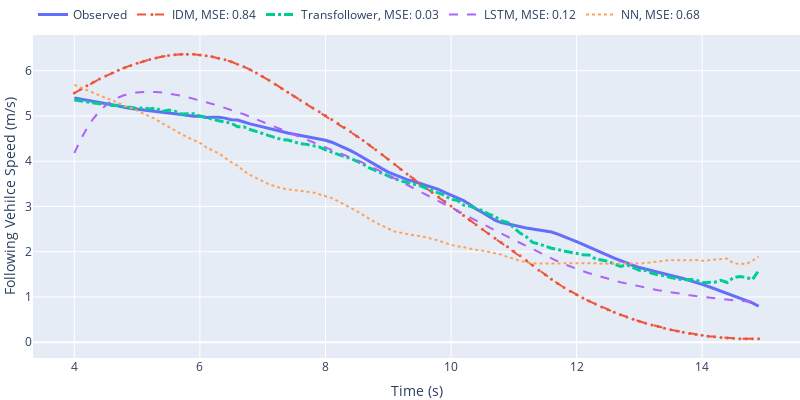
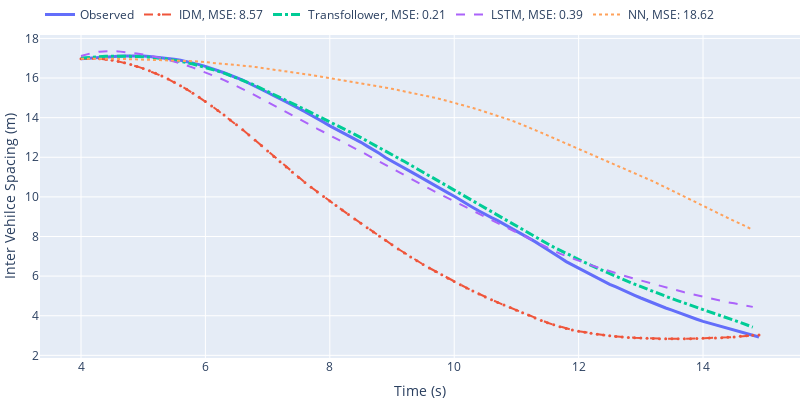
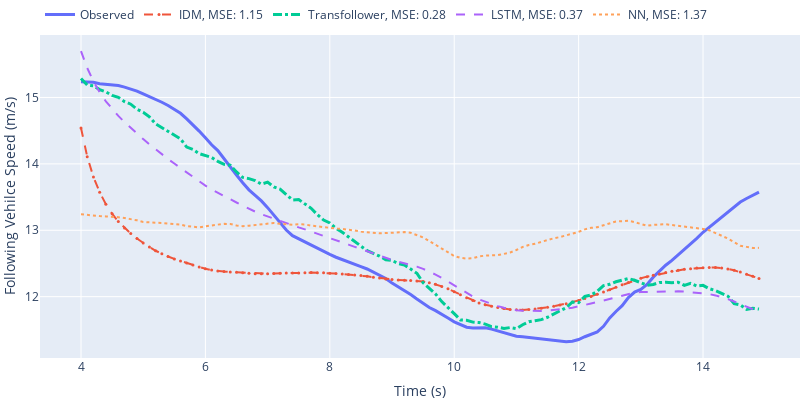
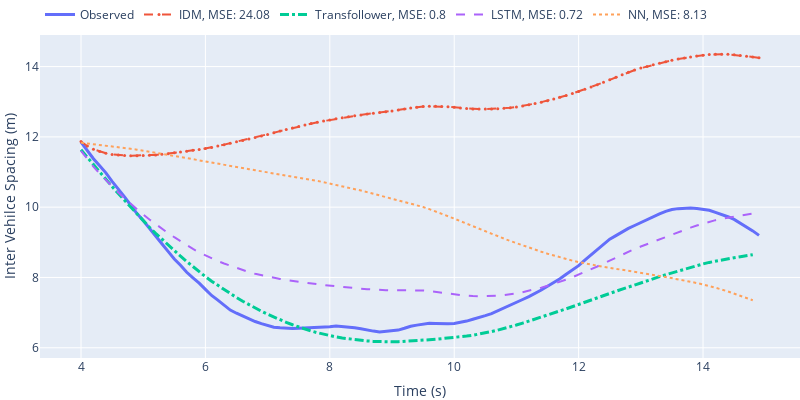

Here is the notebook cell these charts were saved with, in order:
### Markdown cell above
# plotly

### Code cell
model_names = [ 'transfollower', 'lstm', 'nn']
data_names = ['SH']

calibration_res = sio.loadmat('IDM/IDM_SH_transformer.mat')
para = calibration_res['bestX'][0]

WD = 3
OPACITY = 1

name_dict = {
    'nn': 'NN',
    'transfollower':'Transfollower',
    'lstm':'LSTM'    
}

dash_mode = {
    'nn':'dot',
    'transfollower':'dashdot',
    'lstm':'dash'
}

for data_name in data_names:
    _,_, IDM_loader = get_data(data_name = data_name, shuffle = False, batch_size = 1)
    
    # 1, 34 are good
    for batch_num in [1,34]:
    
        fig_speed = go.Figure()
        fig_spacing = go.Figure()

        for i, item in enumerate(IDM_loader):
            if i == batch_num:
                event = item['all'][0]
                svSpd_obs, spacing_obs, lvSpd_obs, svSpd_sim, spacing_sim = IDM_sim(para, event, context = settings.SEQ_LEN)
                IDM_spd_error = criterion(torch.tensor(svSpd_obs), torch.tensor(svSpd_sim)) 
                IDM_spacing_error = criterion(torch.tensor(spacing_obs), torch.tensor(spacing_sim))
                break

        time = (np.arange(len(svSpd_obs)) + settings.SEQ_LEN)/10  

        fig_speed.add_trace(go.Scatter(x = time, y = svSpd_obs, 
                                       name = 'Observed', mode = 'lines', 
                                       opacity = OPACITY, line = dict(width = WD))) 

        fig_speed.add_trace(go.Scatter(x = time, y = svSpd_sim, opacity = OPACITY,
                                       name = f'IDM, MSE: {np.round(IDM_spd_error.item(),2)}', 
                                       mode ='lines+markers',
                                       marker = dict(size = 3), line = dict(dash ='dash', width = WD-1) ))

        fig_spacing.add_trace(go.Scatter(x = time, y = spacing_obs, 
                                       name = 'Observed', mode = 'lines', 
                                        opacity = OPACITY, line = dict(width =WD))) 
        fig_spacing.add_trace(go.Scatter(x = time, y = spacing_sim, opacity = OPACITY,
                                       name = f'IDM, MSE: {np.round(IDM_spacing_error.item(),2)}',
                                         mode ='lines+markers',
                                        marker = dict(size = 3), line = dict(dash = 'dash', width = WD -1)))

        for model_name in model_names:
            speed_error, spacing_error, lvSpd, spacing, svSpd, spacing_sim, svSpd_sim = val(model_name, data_name, batch_num)
            fig_speed.add_trace(go.Scatter(x = time, y = svSpd_sim, opacity = OPACITY,
                                       name = f'{name_dict[model_name]}, MSE: {np.round(speed_error,2)}', 
                                           line = dict(width = WD if model_name =='transfollower' else WD-1,
                                                       dash = dash_mode[model_name])))
            fig_spacing.add_trace(go.Scatter(x = time, y = spacing_sim, opacity = OPACITY,
                                       name = f'{name_dict[model_name]}, MSE: {np.round(spacing_error,2)}', 
                                             line = dict(width = WD if model_name =='transfollower' else WD-1, 
                                                         dash = dash_mode[model_name])))

        fig_speed.update_xaxes(title = dict(text = 'Time (s)'))
        fig_speed.update_yaxes(title = dict(text = 'Following Vehilce Speed (m/s)'))

        fig_spacing.update_xaxes(title = dict(text = 'Time (s)'))
        fig_spacing.update_yaxes(title = dict(text = 'Inter Vehilce Spacing (m)'))
        
        
        fig_speed.update_layout(legend=dict(
            orientation="h",
            yanchor="bottom",
            y=1.02,
            xanchor="left",
            x=0
        ))
        fig_speed.update_layout(
            margin=dict(l=0, r= 0, t = 0, b=0),
            width = 800, height = 400
        )
        
        fig_spacing.update_layout(legend=dict(
            orientation="h",
            yanchor="bottom",
            y=1.02,
            xanchor="left",
            x=0
        ))
        fig_spacing.update_layout(
            margin=dict(l=0, r= 0, t = 0, b=0),
            width = 800, height = 400
        )
        
        fig_speed.show()
        fig_spacing.show()
        
        fig_speed.write_image(f'figures/{batch_num}_speed.pdf')
        fig_spacing.write_image(f'figures/{batch_num}_spacing.pdf')
